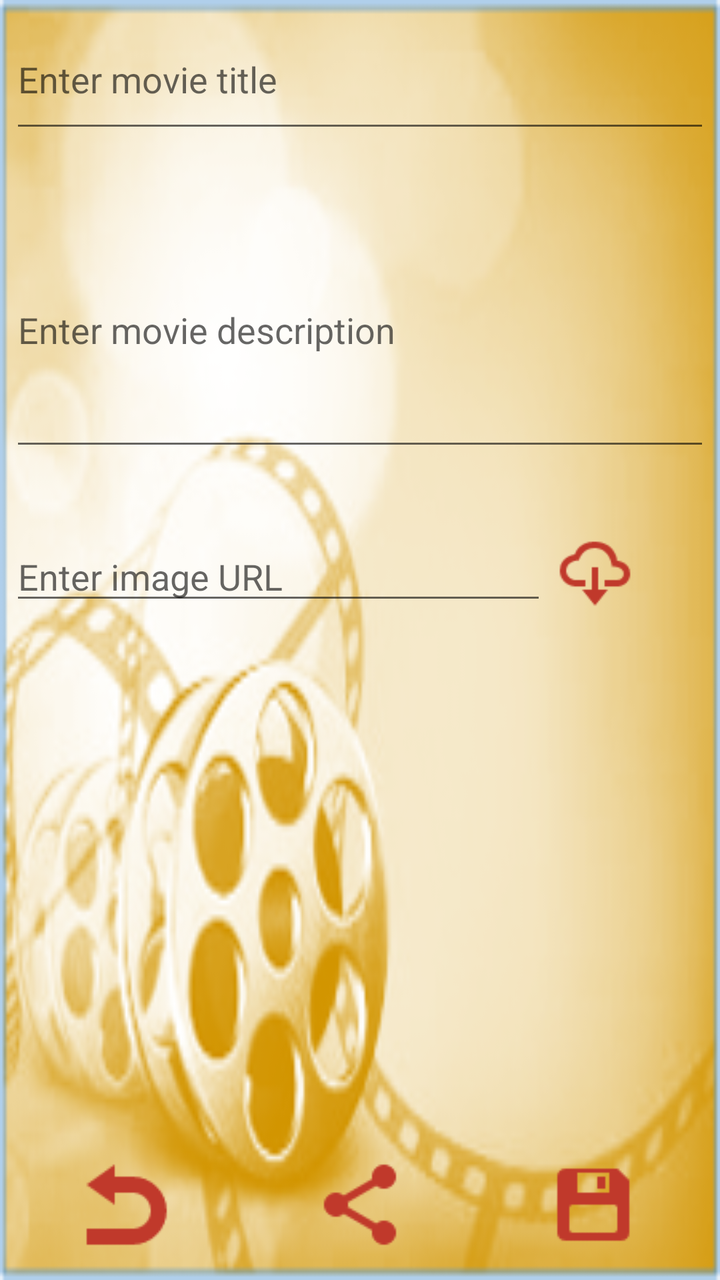
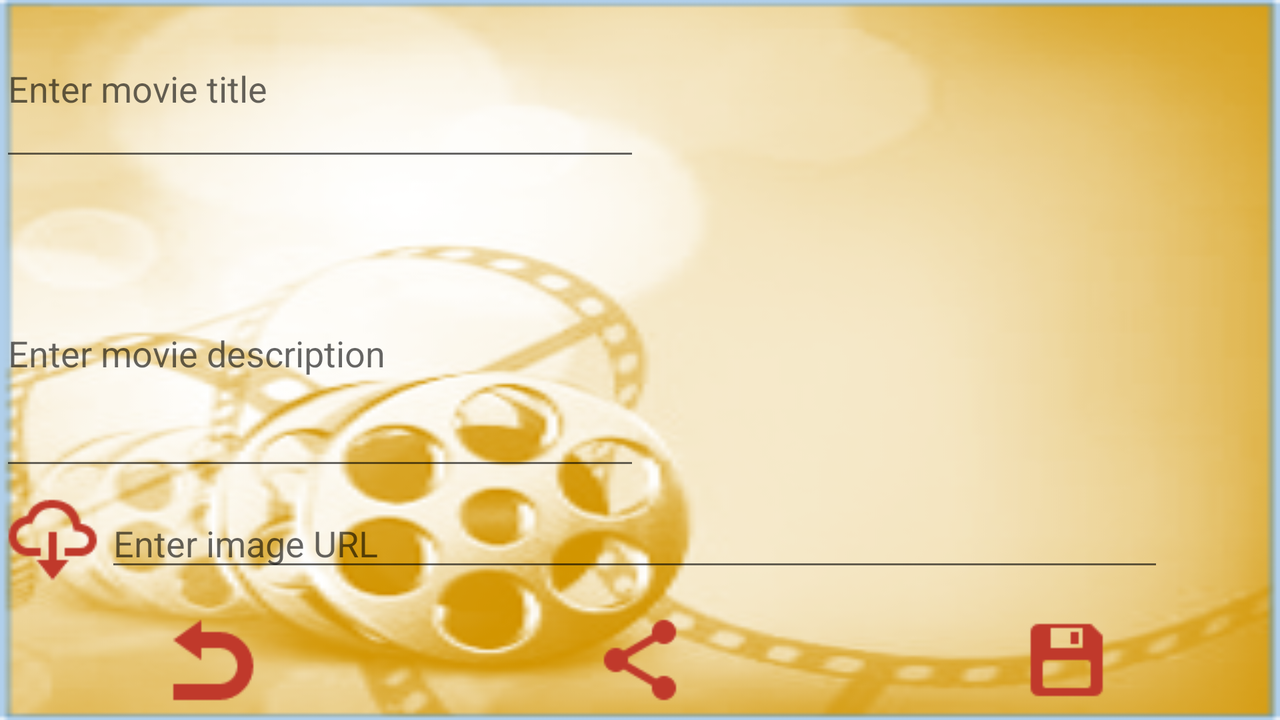

One screen, two layout resources from the same app: the default and the repository's alternative for another configuration. Each is rendered where Android would select it; the XML of both is given below.
<!-- AndroidManifest.xml: application theme AppTheme -->
<!-- res/layout/activity_add_edit_movie.xml -->
<?xml version="1.0" encoding="utf-8"?>
<LinearLayout xmlns:android="http://schemas.android.com/apk/res/android"
    xmlns:app="http://schemas.android.com/apk/res-auto"
    xmlns:tools="http://schemas.android.com/tools"
    android:orientation="vertical"
    android:id="@+id/activity_add_edit_movie"
    android:layout_width="match_parent"
    android:layout_height="match_parent"
    tools:context="com.myapps.and.movielib.AddEditMovie"
    android:weightSum="11"
    android:paddingLeft="@dimen/activity_horizontal_margin"
    android:paddingRight="@dimen/activity_horizontal_margin"
    android:paddingBottom="@dimen/activity_vertical_margin"
    android:paddingTop="@dimen/activity_vertical_margin">

    <LinearLayout
        android:layout_width="match_parent"
        android:layout_height="0dp"
        android:orientation="vertical"
        android:weightSum="3"
        android:layout_weight="4">

        <EditText
            android:layout_width="match_parent"
            android:layout_height="wrap_content"
            android:ems="10"
            android:id="@+id/eSubjectET"
            android:hint="@string/subject_hint"
            android:layout_weight="1"
            android:layout_marginBottom="10dp"
            android:ellipsize="end"
            android:inputType="text"
            android:maxLines="1" />

        <EditText
            android:layout_width="match_parent"
            android:layout_height="wrap_content"
            android:ems="10"
            android:id="@+id/eBodyET"
            android:hint="@string/body_hint"
            android:inputType="textMultiLine"
            android:layout_weight="2"
            android:layout_marginTop="15dp"
            android:maxLines="3"
            android:minLines="3" />

    </LinearLayout>

    <LinearLayout
        android:orientation="horizontal"
        android:layout_width="match_parent"
        android:layout_height="0dp"
        android:layout_weight="2"
        android:weightSum="9"
        android:gravity="center_vertical">

        <EditText
            android:layout_width="0dp"
            android:layout_height="wrap_content"
            android:inputType="textNoSuggestions"
            android:ems="10"
            android:id="@+id/eUrlET"
            android:hint="@string/url_hint"
            android:layout_weight="7"
            android:gravity="bottom"
            android:layout_marginRight="5dp"
            android:ellipsize="end"
            android:singleLine="true"
            android:scrollHorizontally="true"
            android:maxLines="1" />

        <ImageButton
            android:layout_width="0dp"
            android:layout_height="wrap_content"
            app:srcCompat="@drawable/downloading"
            android:id="@+id/eShowImageIB"
            android:layout_weight="1"
            android:scaleType="centerInside"
            android:visibility="visible"
            android:layout_gravity="center"
            android:background="@android:color/transparent" />

        <ImageView
            android:layout_width="0dp"
            android:layout_height="wrap_content"
            app:srcCompat="@drawable/pin"
            android:id="@+id/eAttachedIV"
            android:layout_weight="1"
            android:focusable="false"
            android:focusableInTouchMode="false"
            android:longClickable="false"
            android:clickable="false"
            android:visibility="gone" />
    </LinearLayout>

    <ImageView
        android:layout_width="match_parent"
        android:layout_height="0dp"
        app:srcCompat="@mipmap/ic_launcher"
        android:id="@+id/movieIV"
        android:layout_weight="4"
        android:visibility="invisible"
        android:layout_marginBottom="10dp" />

    <LinearLayout
        android:orientation="horizontal"
        android:layout_width="match_parent"
        android:layout_height="0dp"
        android:layout_weight="1">

        <ImageButton
            android:layout_width="wrap_content"
            android:layout_height="wrap_content"
            app:srcCompat="@drawable/undo"
            android:id="@+id/eCancelIB"
            android:layout_weight="1"
            android:scaleType="centerInside"
            android:background="@android:color/transparent" />

        <ImageButton
            android:layout_width="wrap_content"
            android:layout_height="wrap_content"
            app:srcCompat="@drawable/sharing"
            android:id="@+id/eShareIB"
            android:layout_weight="1"
            android:scaleType="centerInside"
            android:background="@android:color/transparent" />

        <ImageButton
            android:layout_width="wrap_content"
            android:layout_height="wrap_content"
            app:srcCompat="@drawable/saving"
            android:id="@+id/eSaveIB"
            android:layout_weight="1"
            android:scaleType="centerInside"
            android:background="@android:color/transparent" />

    </LinearLayout>
</LinearLayout>
<!-- resources referenced by this layout -->
<resources>
  <dimen name="activity_horizontal_margin">5dp</dimen>
  <dimen name="activity_vertical_margin">5dp</dimen>
  <!-- drawable downloading: png bitmap (drawable, 1052 bytes) -->
  <!-- drawable pin: png bitmap (drawable, 676 bytes) -->
  <!-- drawable saving: png bitmap (drawable, 501 bytes) -->
  <!-- drawable sharing: png bitmap (drawable, 788 bytes) -->
  <!-- drawable undo: png bitmap (drawable, 771 bytes) -->
  <string name="body_hint">Enter movie description</string>
  <string name="subject_hint">Enter movie title</string>
  <string name="url_hint">Enter image URL</string>
  <!-- from res/values-v23/ -->
  <style name="AppTheme" parent="Theme.AppCompat.Light">
                  
                  <item name="colorPrimary">@color/colorPrimary</item>
                  <item name="colorPrimaryDark">@color/colorPrimaryDark</item>
                  <item name="colorAccent">@color/colorAccent</item>
                  <item name="android:windowBackground">@drawable/mylibbg</item>
                  <item name="android:textColorPrimary">@color/itemTxtColor</item>
                  <item name="android:textColor">@color/itemTxtColor</item>
                  <item name="android:textSize">@dimen/app_txt_size</item>
                  <item name="android:actionMenuTextColor">@color/colorAccent</item>
                  <item name="actionMenuTextColor">@color/colorAccent</item>
          </style>
  <color name="colorPrimary">#d69c20</color>
  <color name="colorPrimaryDark">#8e6611</color>
  <color name="colorAccent">#c0392b</color>
  <!-- drawable mylibbg: png bitmap (drawable, 71957 bytes) -->
  <color name="itemTxtColor">#114f75</color>
  <dimen name="app_txt_size">18sp</dimen>
</resources>
<!-- res/layout-land/activity_add_edit_movie.xml (the repository's variant of the layout above) -->
<!-- drawn on the phone turned sideways -->
<?xml version="1.0" encoding="utf-8"?>
<LinearLayout xmlns:android="http://schemas.android.com/apk/res/android"
    xmlns:app="http://schemas.android.com/apk/res-auto"
    xmlns:tools="http://schemas.android.com/tools"
    android:orientation="vertical"
    android:id="@+id/activity_add_edit_movie"
    android:layout_width="match_parent"
    android:layout_height="match_parent"
    tools:context="com.myapps.and.movielib.AddEditMovie"
    android:weightSum="12">

    <LinearLayout
        android:orientation="horizontal"
        android:layout_width="match_parent"
        android:layout_height="0dp"
        android:weightSum="2"
        android:layout_weight="8">

        <LinearLayout
            android:layout_width="0dp"
            android:layout_height="match_parent"
            android:orientation="vertical"
            android:weightSum="6"
            android:layout_weight="1">

            <EditText
                android:layout_width="match_parent"
                android:layout_height="wrap_content"
                android:ems="10"
                android:id="@+id/eSubjectET"
                android:hint="@string/subject_hint"
                android:layout_weight="2"
                android:layout_marginBottom="10dp"
                android:textSize="@dimen/app_txt_size"
                android:ellipsize="end"
                android:inputType="text" />

            <EditText
                android:layout_width="match_parent"
                android:layout_height="wrap_content"
                android:ems="10"
                android:id="@+id/eBodyET"
                android:hint="@string/body_hint"
                android:inputType="textMultiLine"
                android:layout_weight="4"
                android:textSize="@dimen/app_txt_size"
                android:layout_marginTop="15dp"
                android:maxLines="3" />

        </LinearLayout>

        <ImageView
            android:layout_width="0dp"
            android:layout_height="match_parent"
            app:srcCompat="@mipmap/ic_launcher"
            android:id="@+id/movieIV"
            android:layout_weight="1"
            android:visibility="invisible"
            android:layout_marginBottom="10dp" />

    </LinearLayout>

    <LinearLayout
        android:orientation="horizontal"
        android:layout_width="match_parent"
        android:layout_height="0dp"
        android:layout_weight="2"
        android:weightSum="12"
        android:gravity="center_vertical">

        <ImageView
            android:layout_width="0dp"
            android:layout_height="match_parent"
            app:srcCompat="@drawable/pin"
            android:id="@+id/eAttachedIV"
            android:layout_weight="1"
            android:focusable="false"
            android:focusableInTouchMode="false"
            android:longClickable="false"
            android:clickable="false"
            android:visibility="gone"
            android:layout_gravity="right"
            android:scaleType="centerInside" />

        <ImageButton
            android:layout_width="0dp"
            android:layout_height="match_parent"
            app:srcCompat="@drawable/downloading"
            android:id="@+id/eShowImageIB"
            android:layout_weight="1"
            android:scaleType="centerInside"
            android:visibility="visible"
            android:layout_gravity="center"
            android:background="@android:color/transparent" />

        <EditText
            android:layout_width="0dp"
            android:layout_height="wrap_content"
            android:inputType="textNoSuggestions"
            android:id="@+id/eUrlET"
            android:hint="@string/url_hint"
            android:layout_weight="10"
            android:gravity="left"
            android:layout_marginRight="5dp"
            android:ellipsize="end"
            android:singleLine="true"
            android:ems="10"
            android:scrollHorizontally="true" />

    </LinearLayout>

    <LinearLayout
        android:orientation="horizontal"
        android:layout_width="match_parent"
        android:layout_height="0dp"
        android:layout_weight="2"
        android:weightSum="3"
        android:id="@+id/actionButtons">

        <ImageButton
            android:layout_width="0dp"
            android:layout_height="wrap_content"
            app:srcCompat="@drawable/undo"
            android:id="@+id/eCancelIB"
            android:layout_weight="1"
            android:scaleType="centerInside"
            android:layout_gravity="center"
            android:background="@android:color/transparent" />

        <ImageButton
            android:layout_width="0dp"
            android:layout_height="wrap_content"
            app:srcCompat="@drawable/sharing"
            android:id="@+id/eShareIB"
            android:layout_weight="1"
            android:scaleType="centerInside"
            android:layout_gravity="center"
            android:background="@android:color/transparent" />

        <ImageButton
            android:layout_width="0dp"
            android:layout_height="wrap_content"
            app:srcCompat="@drawable/saving"
            android:id="@+id/eSaveIB"
            android:layout_weight="1"
            android:scaleType="centerInside"
            android:layout_gravity="center"
            android:background="@android:color/transparent" />

    </LinearLayout>
</LinearLayout>
<!-- resources referenced by the variant -->
<!-- as the phone turned sideways resolves them -->
<resources>
  <dimen name="app_txt_size">18sp</dimen>
  <!-- drawable downloading: png bitmap (drawable, 1052 bytes) -->
  <!-- drawable pin: png bitmap (drawable, 676 bytes) -->
  <!-- drawable saving: png bitmap (drawable, 501 bytes) -->
  <!-- drawable sharing: png bitmap (drawable, 788 bytes) -->
  <!-- drawable undo: png bitmap (drawable, 771 bytes) -->
  <string name="body_hint">Enter movie description</string>
  <string name="subject_hint">Enter movie title</string>
  <string name="url_hint">Enter image URL</string>
  <!-- from res/values-v23/ -->
  <style name="AppTheme" parent="Theme.AppCompat.Light">
                  
                  <item name="colorPrimary">@color/colorPrimary</item>
                  <item name="colorPrimaryDark">@color/colorPrimaryDark</item>
                  <item name="colorAccent">@color/colorAccent</item>
                  <item name="android:windowBackground">@drawable/mylibbg</item>
                  <item name="android:textColorPrimary">@color/itemTxtColor</item>
                  <item name="android:textColor">@color/itemTxtColor</item>
                  <item name="android:textSize">@dimen/app_txt_size</item>
                  <item name="android:actionMenuTextColor">@color/colorAccent</item>
                  <item name="actionMenuTextColor">@color/colorAccent</item>
          </style>
  <color name="colorPrimary">#d69c20</color>
  <color name="colorPrimaryDark">#8e6611</color>
  <color name="colorAccent">#c0392b</color>
  <!-- drawable mylibbg: png bitmap (drawable, 71957 bytes) -->
  <color name="itemTxtColor">#114f75</color>
</resources>
